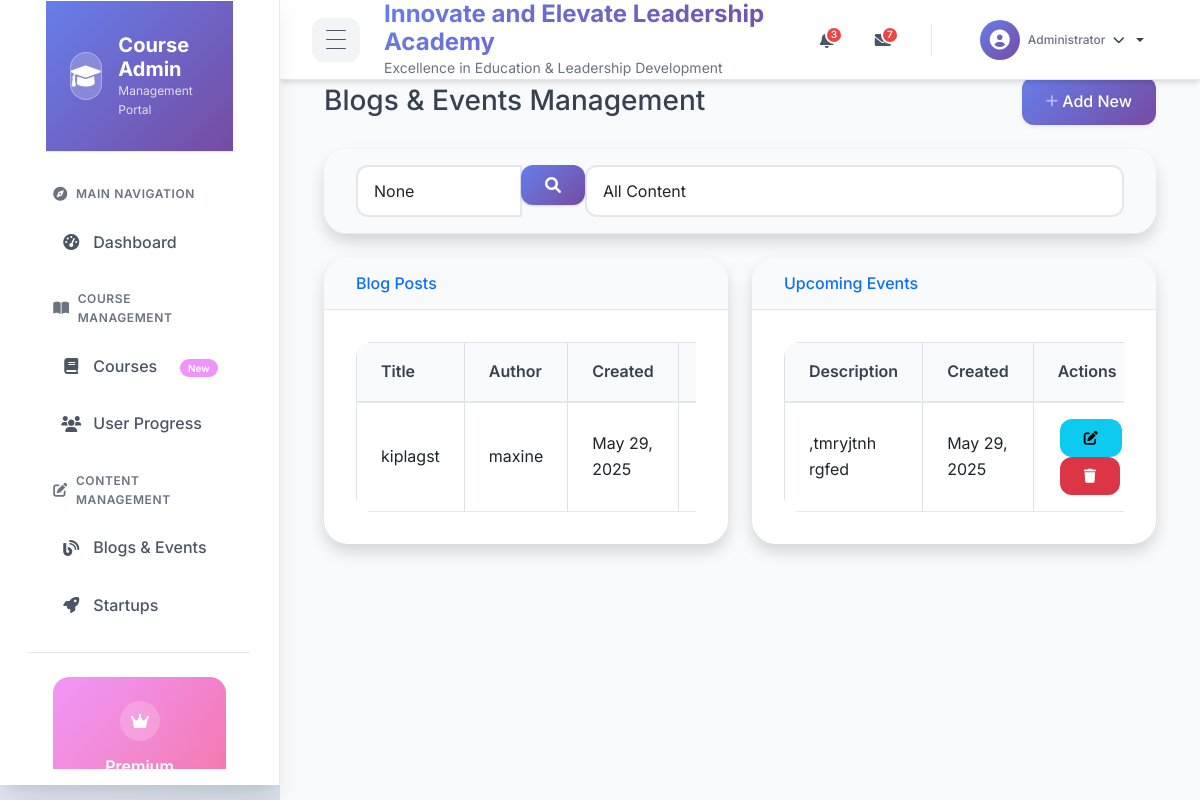
/users/custom_admin/blog-event/list/ (signed in), run on the app's committed database.
### services/models.py (models this page shows, shortened)
class BlogSection(models.Model):
    title = models.CharField(max_length=200)
    content = models.CharField(max_length=300)
    author = models.CharField(max_length=100)
    created_date = models.DateTimeField(auto_now_add=True)
    updated_date = models.DateTimeField(auto_now=True)
    image = models.ImageField(upload_to='blogs/', blank=True, null=True)
    class Meta:
        ordering = ['-created_date']

class UpcomingEvent(models.Model):
    description = models.TextField()
    image = models.ImageField(upload_to='events/')
    created_date = models.DateTimeField(auto_now_add=True)
    updated_date = models.DateTimeField(auto_now=True)
    class Meta:
        ordering = ['description']

### custom_admin/views.py (the view, shortened to what this page needs)
# urls.py: path('blog-event/list/', views.blog_event_list_view, name='blog_event_list'),
@login_required
def blog_event_list_view(request):
    blogs = BlogSection.objects.all().order_by('-created_date')
    events = UpcomingEvent.objects.all().order_by('-created_date')
    search_query = request.GET.get('search')
    content_type = request.GET.get('type')
    if content_type == 'blog':
        events = None
    elif content_type == 'event':
        blogs = None
    context = {
        'blogs': blogs,
        'events': events,
        'search_query': search_query,
        'current_type': content_type,
    }
    return render(request, 'custom_admin/blog_event_list.html', context)

### users/models.py (called while the page is built)
    def get_full_name(self):
        return f"{self.first_name} {self.last_name}"

### custom_admin/templates/custom_admin/blog_event_list.html (shortened to what this page needs)
{% extends "admin/base_admin.html" %}
{% block content %}
<div class="container-fluid">
    <div class="d-sm-flex align-items-center justify-content-between mb-4">
        <h1 class="h3 mb-0 text-gray-800">Blogs & Events Management</h1>
        <a href="{% url 'custom_admin:add_blog_event' %}" class="d-none d-sm-inline-block btn btn-primary shadow-sm">
            <i class="fas fa-plus fa-sm text-white-50"></i> Add New
        </a>
    </div>
    <div class="card shadow mb-4">
        <div class="card-header py-3">
            <form method="get" class="form-inline">
                <div class="input-group mr-2">
                    <input type="text" name="search" class="form-control" placeholder="Search..." value="{{ search_query }}">
                    <div class="input-group-append">
                        <button class="btn btn-primary" type="submit">
                            <i class="fas fa-search"></i>
                        </button>
                    </div>
                </div>
                <select name="type" class="form-control mr-2" onchange="this.form.submit()">
                    <option value="">All Content</option>
                </select>
            </form>
        </div>
    </div>
    <div class="row">
        {% if blogs %}
        <div class="col-xl-6">
            <div class="card shadow mb-4">
                <div class="card-header py-3">
                    <h6 class="m-0 font-weight-bold text-primary">Blog Posts</h6>
                </div>
                <div class="card-body">
                    <div class="table-responsive">
                        <table class="table table-bordered">
                            <thead>
                                <tr>
                                    <th>Title</th>
                                    <th>Author</th>
                                    <th>Created</th>
                                    <th>Actions</th>
                                </tr>
                            </thead>
                            <tbody>
                                {% for blog in blogs %}
                                <tr>
                                    <td>{{ blog.title }}</td>
                                    <td>{{ blog.author }}</td>
                                    <td>{{ blog.created_date|date:"M d, Y" }}</td>
                                    <td>
                                    </td>
                                </tr>
                                {% endfor %}
                            </tbody>
                        </table>
                    </div>
                </div>
            </div>
        </div>
        {% endif %}
        {% if events %}
        <div class="col-xl-6">
            <div class="card shadow mb-4">
                <div class="card-header py-3">
                    <h6 class="m-0 font-weight-bold text-primary">Upcoming Events</h6>
                </div>
                <div class="card-body">
                    <div class="table-responsive">
                        <table class="table table-bordered">
                            <thead>
                                <tr>
                                    <th>Description</th>
                                    <th>Created</th>
                                    <th>Actions</th>
                                </tr>
                            </thead>
                            <tbody>
                                {% for event in events %}
                                <tr>
                                    <td>{{ event.description|truncatechars:100 }}</td>
                                    <td>{{ event.created_date|date:"M d, Y" }}</td>
                                    <td>
                                        <a href="{% url 'custom_admin:update_blog_event' event.id %}" class="btn btn-sm btn-info">
                                            <i class="fas fa-edit"></i>
                                        </a>
                                        <a href="{% url 'custom_admin:delete_blog_event' event.id %}" class="btn btn-sm btn-danger">
                                            <i class="fas fa-trash"></i>
                                        </a>
                                    </td>
                                </tr>
                                {% endfor %}
                            </tbody>
                        </table>
                    </div>
                </div>
            </div>
        </div>
        {% endif %}
    </div>
</div>
{% endblock %}

### staticfiles/css/styles.css (style rules this page uses)
:root { --primary-color: #2c3e50; --secondary-color: #c97a04; --accent-color: #e74c3c; --text-color: #333; --light-bg: #f5f6fa; }
* { margin: 0; padding: 0; box-sizing: border-box; }
html { scroll-behavior: smooth; }
body { font-family: 'Segoe UI', Tahoma, Geneva, Verdana, sans-serif; line-height: 1.6; color: var(--text-color); }

### custom_admin/templates/custom_admin/blog_event_list.html (style rules this page uses)
.table td { vertical-align: middle; }
.btn-sm { margin: 0 2px; }
.card { margin-bottom: 1.5rem; }
.form-inline { display: flex; align-items: center; }
.input-group { width: auto; }

### templates/admin/base_admin.html (style rules this page uses)
:root { --sidebar-width: 280px; --sidebar-collapsed-width: 80px; --header-height: 80px; --primary-gradient: linear-gradient(135deg, #667eea 0%, #764ba2 100%); --secondary-gradient: linear-gradient(135deg, #f093fb 0%, #f5576c 100%); --success-gradient: linear-gradient(135deg, #4facfe 0%, #00f2fe 100%); --warning-gradient: linear-gradient(135deg, #43e97b 0%, #38f9d7 100%); --danger-gradient: linear-gradient(135deg, #fa709a 0%, #fee140 100%); --primary-color: #667eea; --primary-dark: #5a67d8; --secondary-color: #764ba2; --accent-color: #f093fb; --success-color: #10b981; --info-color: #3b82f6; --warning-color: #f59e0b; --danger-color: #ef4444; --white: #ffffff; --gray-50: #f9fafb; --gray-100: #f3f4f6; --gray-200: #e5e7eb; --gray-300: #d1d5db; --gray-400: #9ca3af; --gray-500: #6b7280; --gray-600: #4b5563; --gray-700: #374151; --gray-800: #1f2937; --gray-900: #111827; --shadow-sm: 0 1px 2px 0 rgba(0, 0, 0, 0.05); --shadow: 0 1px 3px 0 rgba(0, 0, 0, 0.1), 0 1px 2px 0 rgba(0, 0, 0, 0.06); --shadow-md: 0 4px 6px -1px rgba(0, 0, 0, 0.1), 0 2px 4px -1px rgba(0, 0, 0, 0.06); --shadow-lg: 0 10px 15px -3px rgba(0, 0, 0, 0.1), 0 4px 6px -2px rgba(0, 0, 0, 0.05); --shadow-xl: 0 20px 25px -5px rgba(0, 0, 0, 0.1), 0 10px 10px -5px rgba(0, 0, 0, 0.04); --radius-sm: 0.375rem; --radius: 0.5rem; --radius-md: 0.75rem; --radius-lg: 1rem; --radius-xl: 1.5rem; --transition: all 0.3s cubic-bezier(0.4, 0, 0.2, 1); --transition-fast: all 0.15s cubic-bezier(0.4, 0, 0.2, 1); }
* { box-sizing: border-box; }
body { font-family: 'Inter', -apple-system, BlinkMacSystemFont, 'Segoe UI', Roboto, sans-serif; background: linear-gradient(135deg, #f5f7fa 0%, #c3cfe2 100%); margin: 0; padding: 0; line-height: 1.6; color: var(--gray-700); overflow-x: hidden; }
.card { border: none; border-radius: var(--radius-xl); box-shadow: var(--shadow); margin-bottom: 2rem; background: var(--white); overflow: hidden; transition: var(--transition); }
.card-header { background: var(--gray-50); border-bottom: 1px solid var(--gray-200); padding: 1.5rem 2rem; font-weight: 600; color: var(--gray-800); }
.card-body { padding: 2rem; }
.btn { border-radius: var(--radius-md); font-weight: 500; transition: var(--transition); border: none; padding: 0.75rem 1.5rem; display: inline-flex; align-items: center; gap: 0.5rem; text-decoration: none; }
.btn-primary { background: var(--primary-gradient); color: var(--white); box-shadow: var(--shadow); }
.table { margin-bottom: 0; border-radius: var(--radius-lg); overflow: hidden; }
.table th { border-top: none; background: var(--gray-50); font-weight: 600; color: var(--gray-700); padding: 1rem 1.5rem; border-bottom: 2px solid var(--gray-200); }
.table td { padding: 1rem 1.5rem; border-bottom: 1px solid var(--gray-200); vertical-align: middle; }
.form-control { border: 2px solid var(--gray-200); border-radius: var(--radius-md); padding: 0.75rem 1rem; transition: var(--transition); background: var(--white); }

### data on the page
BlogSection: title "kiplagst", author "maxine", created_date "May 29, 2025"
UpcomingEvent: description ",tmryjtnh rgfed", created_date "May 29, 2025"
